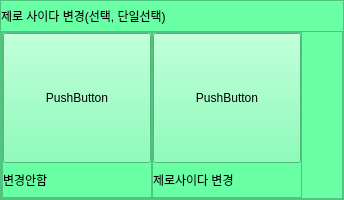
                 <widget class="QFrame" name="option_frame_12">
                  <property name="minimumSize">
                   <size>
                    <width>0</width>
                    <height>200</height>
                   </size>
                  </property>
                  <property name="styleSheet">
                   <string notr="true">background-color: rgb(105, 255, 165);</string>
                  </property>
                  <property name="frameShape">
                   <enum>QFrame::StyledPanel</enum>
                  </property>
                  <property name="frameShadow">
                   <enum>QFrame::Raised</enum>
                  </property>
                  <layout class="QVBoxLayout" name="verticalLayout_13">
                   <property name="spacing">
                    <number>0</number>
                   </property>
                   <property name="leftMargin">
                    <number>0</number>
                   </property>
                   <property name="topMargin">
                    <number>0</number>
                   </property>
                   <property name="rightMargin">
                    <number>0</number>
                   </property>
                   <property name="bottomMargin">
                    <number>0</number>
                   </property>
                   <item>
                    <widget class="QLabel" name="option_12_title">
                     <property name="minimumSize">
                      <size>
                       <width>0</width>
                       <height>0</height>
                      </size>
                     </property>
                     <property name="maximumSize">
                      <size>
                       <width>16777215</width>
                       <height>30</height>
                      </size>
                     </property>
                     <property name="text">
                      <string>제로 사이다 변경(선택, 단일선택)</string>
                     </property>
                    </widget>
                   </item>
                   <item>
                    <widget class="QFrame" name="frame_11">
                     <property name="frameShape">
                      <enum>QFrame::StyledPanel</enum>
                     </property>
                     <property name="frameShadow">
                      <enum>QFrame::Raised</enum>
                     </property>
                     <layout class="QHBoxLayout" name="horizontalLayout_6">
                      <property name="spacing">
                       <number>0</number>
                      </property>
                      <property name="leftMargin">
                       <number>0</number>
                      </property>
                      <property name="topMargin">
                       <number>0</number>
                      </property>
                      <property name="rightMargin">
                       <number>0</number>
                      </property>
                      <property name="bottomMargin">
                       <number>0</number>
                      </property>
                      <item>
                       <widget class="QFrame" name="frame_12">
                        <property name="minimumSize">
                         <size>
                          <width>150</width>
                          <height>0</height>
                         </size>
                        </property>
                        <property name="frameShape">
                         <enum>QFrame::StyledPanel</enum>
                        </property>
                        <property name="frameShadow">
                         <enum>QFrame::Raised</enum>
                        </property>
                        <layout class="QVBoxLayout" name="verticalLayout_14">
                         <property name="spacing">
                          <number>0</number>
                         </property>
                         <property name="leftMargin">
                          <number>0</number>
                         </property>
                         <property name="topMargin">
                          <number>0</number>
                         </property>
                         <property name="rightMargin">
                          <number>0</number>
                         </property>
                         <property name="bottomMargin">
                          <number>0</number>
                         </property>
                         <item>
                          <widget class="QPushButton" name="option_12_btn_1">
                           <property name="minimumSize">
                            <size>
                             <width>0</width>
                             <height>130</height>
                            </size>
                           </property>
                           <property name="cursor">
                            <cursorShape>OpenHandCursor</cursorShape>
                           </property>
                           <property name="text">
                            <string>PushButton</string>
                           </property>
                           <property name="checkable">
                            <bool>true</bool>
                           </property>
                          </widget>
                         </item>
                         <item>
                          <widget class="QLabel" name="option_12_label_1">
                           <property name="text">
                            <string>변경안함</string>
                           </property>
                          </widget>
                         </item>
                        </layout>
                       </widget>
                      </item>
                      <item>
                       <widget class="QFrame" name="frame_13">
                        <property name="minimumSize">
                         <size>
                          <width>150</width>
                          <height>0</height>
                         </size>
                        </property>
                        <property name="frameShape">
                         <enum>QFrame::StyledPanel</enum>
                        </property>
                        <property name="frameShadow">
                         <enum>QFrame::Raised</enum>
                        </property>
                        <layout class="QVBoxLayout" name="verticalLayout_15">
                         <property name="spacing">
                          <number>0</number>
                         </property>
                         <property name="leftMargin">
                          <number>0</number>
                         </property>
                         <property name="topMargin">
                          <number>0</number>
                         </property>
                         <property name="rightMargin">
                          <number>0</number>
                         </property>
                         <property name="bottomMargin">
                          <number>0</number>
                         </property>
                         <item>
                          <widget class="QPushButton" name="option_12_btn_2">
                           <property name="minimumSize">
                            <size>
                             <width>0</width>
                             <height>130</height>
                            </size>
                           </property>
                           <property name="cursor">
                            <cursorShape>OpenHandCursor</cursorShape>
                           </property>
                           <property name="text">
                            <string>PushButton</string>
                           </property>
                           <property name="checkable">
                            <bool>true</bool>
                           </property>
                          </widget>
                         </item>
                         <item>
                          <widget class="QLabel" name="option_12_label_2">
                           <property name="text">
                            <string>제로사이다 변경</string>
                           </property>
                          </widget>
                         </item>
                        </layout>
                       </widget>
                      </item>
                      <item>
                       <spacer name="horizontalSpacer_5">
                        <property name="orientation">
                         <enum>Qt::Horizontal</enum>
                        </property>
                        <property name="sizeHint" stdset="0">
                         <size>
                          <width>40</width>
                          <height>20</height>
                         </size>
                        </property>
                       </spacer>
                      </item>
                     </layout>
                    </widget>
                   </item>
                  </layout>
                 </widget>
